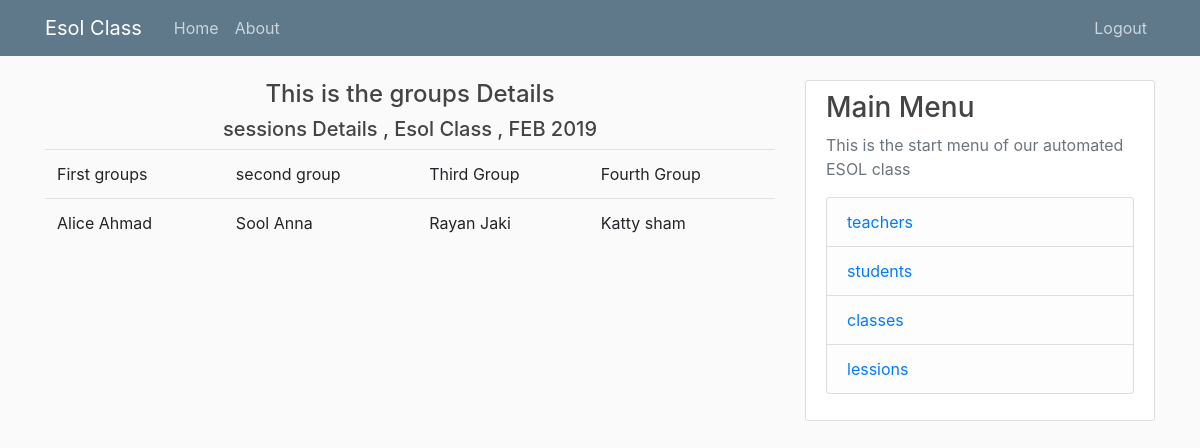
Screenshot of /lessions/groups (signed in) with the database file from the repository.
### students/models.py (models this page shows, shortened)
class students(models.Model):
    first_name = models.CharField(max_length=250)
    last_name = models.CharField(max_length=250)
    first_language=models.CharField(max_length=250)
    email= models.EmailField(max_length=70)
    class_type = models.CharField(max_length=250)

### lessions/views.py (the view)
# urls.py: path('lessions/groups', views.lession_group, name="groups-page")
@login_required
def lession_group (request):
    results=[]
    parr = list(students.objects.all())
    pick = []
    picked = []
    final = []
    for i in range(4):
        pick = groupp (parr, 2)
        while pick in final or pick[::-1] in final or any(p in picked for p in pick):
            pick = groupp (parr, 2)
        final.append(pick)
        picked.extend(pick)
    context = {
        'grous': final,
    }
    return render (request, 'lessions/groups.html', context)

### lessions/funcs.py (called while the page is built)
def groupp (x, y):
    res = random.sample(x, y)
    while len(set([u.first_language for u in res])) < y:
        res = random.sample(x, y)
    return res

### lessions/templates/lessions/groups.html
{% extends 'teacher/base.html' %}
{% block content %}
<div>
    <h4 align="center" > This is the groups Details </h4>
    <h5 align="center"> sessions Details , Esol Class , FEB 2019</h5>
</div>
<div>
    <table class="table" width="700x" >
        <tr>
            <td> First groups </td>
            <td> second group </td>
            <td> Third Group </td>
            <td> Fourth Group </td>
        </tr>
        <tr>
        {% for group in grous %}
                <td>{% for i in group %} {{ i.first_name }} {% endfor %} </td>
        {% endfor %}
        </tr>
    </table>
</div>
{% endblock %}

### teacher/static/teacher/main.css (style rules this page uses)
body { background: #fafafa; color: #333333; margin-top: 5rem; }
h1, h2, h3, h4, h5, h6 { color: #444444; }

### rows the page displays
students: first_name "Alice"
students: first_name "Ahmad"
students: first_name "Sool"
students: first_name "Anna"
students: first_name "Rayan"
students: first_name "Jaki"
students: first_name "Katty"
students: first_name "sham"
